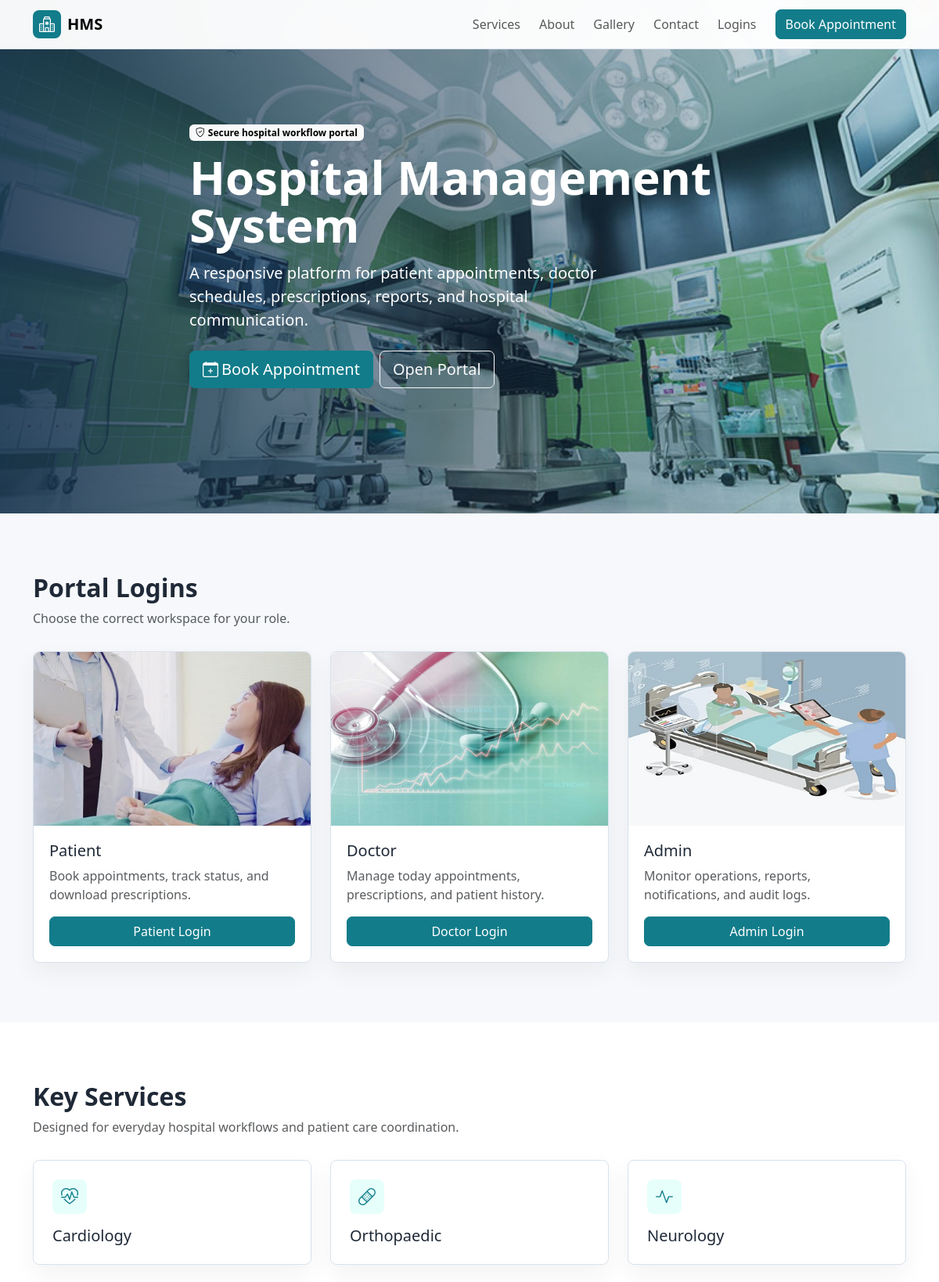
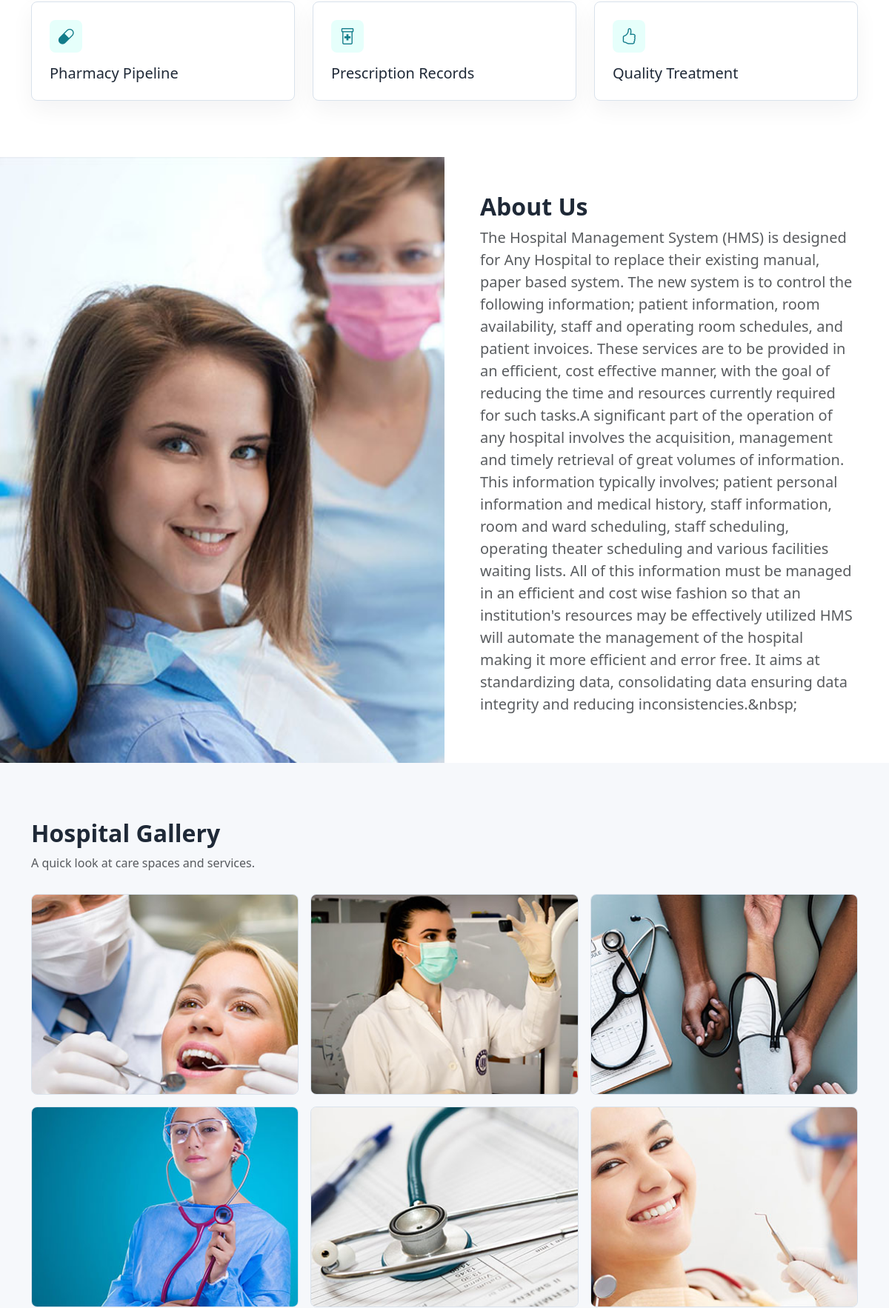
The page / (upper part) on the database its author committed (2 pictures, top to bottom).
### tables this page shows
CREATE TABLE `tblpage` (
  `ID` int(10) NOT NULL,
  `PageType` varchar(200) DEFAULT NULL,
  `PageTitle` varchar(200) DEFAULT NULL,
  `PageDescription` mediumtext DEFAULT NULL,
  `Email` varchar(120) DEFAULT NULL,
  `MobileNumber` bigint(10) DEFAULT NULL,
  `UpdationDate` timestamp NULL DEFAULT current_timestamp(),
  `OpenningTime` varchar(255) DEFAULT NULL
);

### hms/include/hms_helpers.php (called while the page is built, shortened)
<?php
if (!defined('HMS_HELPERS_LOADED')) {
    function hms_e($value)
    {
        return htmlspecialchars((string) $value, ENT_QUOTES, 'UTF-8');
    }
    function hms_stmt($con, $sql, $types = '', $params = array())
    {
        $stmt = mysqli_prepare($con, $sql);
        if (!mysqli_stmt_execute($stmt)) {
            throw new RuntimeException('Database query failed.');
        }
        return $stmt;
    }
    function hms_fetch_all($con, $sql, $types = '', $params = array())
    {
        $stmt = hms_stmt($con, $sql, $types, $params);
        $result = mysqli_stmt_get_result($stmt);
        $rows = array();
        if ($result) {
            while ($row = mysqli_fetch_assoc($result)) {
                $rows[] = $row;
            }
        }
        return $rows;
    }
    function hms_fetch_one($con, $sql, $types = '', $params = array())
    {
        $rows = hms_fetch_all($con, $sql, $types, $params);
        return isset($rows[0]) ? $rows[0] : null;
    }
        ?>
<?php
}
?>

### index.php (the view, shortened to what this page needs)
<?php
include_once 'hms/include/config.php';
$about = hms_fetch_one($con, "SELECT * FROM tblpage WHERE PageType = 'aboutus'");
?>
<!doctype html>
<html lang="en">
<head>
    <link href="https://cdn.jsdelivr.net/npm/bootstrap@5.3.3/dist/css/bootstrap.min.css" rel="stylesheet">
    <link href="https://cdn.jsdelivr.net/npm/bootstrap-icons@1.11.3/font/bootstrap-icons.css" rel="stylesheet">
</head>
<body>
<nav class="navbar navbar-expand-lg fixed-top">
    <div class="container">
        <a class="navbar-brand fw-bold d-flex align-items-center gap-2" href="#">
            <span class="brand-icon"><i class="bi bi-hospital"></i></span>
            <span>HMS</span>
        </a>
        <div class="collapse navbar-collapse" id="mainNav">
            <ul class="navbar-nav ms-auto align-items-lg-center gap-lg-2">
                <li class="nav-item"><a class="nav-link" href="#services">Services</a></li>
                <li class="nav-item"><a class="nav-link" href="#about_us">About</a></li>
                <li class="nav-item"><a class="nav-link" href="#gallery">Gallery</a></li>
                <li class="nav-item"><a class="nav-link" href="#contact_us">Contact</a></li>
                <li class="nav-item"><a class="nav-link" href="#logins">Logins</a></li>
                <li class="nav-item ms-lg-2"><a class="btn btn-primary" href="hms/user-login.php">Book Appointment</a></li>
            </ul>
        </div>
    </div>
</nav>
<header class="hero">
    <div class="container hero-copy">
        <div class="badge text-bg-light mb-3"><i class="bi bi-shield-check me-1"></i>Secure hospital workflow portal</div>
        <h1>Hospital Management System</h1>
        <p class="fs-5 mt-3 mb-4 col-lg-9">A responsive platform for patient appointments, doctor schedules, prescriptions, reports, and hospital communication.</p>
        <div class="d-flex flex-wrap gap-2">
            <a class="btn btn-primary btn-lg" href="hms/user-login.php"><i class="bi bi-calendar-plus me-1"></i>Book Appointment</a>
            <a class="btn btn-outline-light btn-lg" href="#logins">Open Portal</a>
        </div>
    </div>
</header>
<main>
    <section id="logins" class="section-pad">
        <div class="container">
            <div class="section-title">
                <h2>Portal Logins</h2>
                <p class="text-muted mb-0">Choose the correct workspace for your role.</p>
            </div>
            <div class="row g-4">
                <div class="col-md-4">
                    <div class="login-card h-100">
                        <img src="assets/images/patient.jpg" alt="Patient consultation">
                        <div class="login-card-body">
                            <h3 class="h5">Patient</h3>
                            <p class="text-muted">Book appointments, track status, and download prescriptions.</p>
                            <a class="btn btn-primary w-100" href="hms/user-login.php">Patient Login</a>
                        </div>
                    </div>
                </div>
                <div class="col-md-4">
                    <div class="login-card h-100">
                        <img src="assets/images/doctor.jpg" alt="Doctor workspace">
                        <div class="login-card-body">
                            <h3 class="h5">Doctor</h3>
                            <p class="text-muted">Manage today appointments, prescriptions, and patient history.</p>
                            <a class="btn btn-primary w-100" href="hms/doctor/">Doctor Login</a>
                        </div>
                    </div>
                </div>
                <div class="col-md-4">
                    <div class="login-card h-100">
                        <img src="assets/images/admin.jpg" alt="Hospital admin desk">
                        <div class="login-card-body">
                            <h3 class="h5">Admin</h3>
                            <p class="text-muted">Monitor operations, reports, notifications, and audit logs.</p>
                            <a class="btn btn-primary w-100" href="hms/admin/">Admin Login</a>
                        </div>
                    </div>
                </div>
            </div>
        </div>
    </section>
    <section id="services" class="section-pad bg-white">
        <div class="container">
            <div class="section-title">
                <h2>Key Services</h2>
                <p class="text-muted mb-0">Designed for everyday hospital workflows and patient care coordination.</p>
            </div>
            <div class="row g-4">
                <?php
                $services = array(
                    array('bi-heart-pulse', 'Cardiology'),
                    array('bi-bandaid', 'Orthopaedic'),
                    array('bi-activity', 'Neurology'),
                    array('bi-capsule', 'Pharmacy Pipeline'),
                    array('bi-prescription2', 'Prescription Records'),
                    array('bi-hand-thumbs-up', 'Quality Treatment')
                );
                foreach ($services as $service) {
                    ?>
                    <div class="col-sm-6 col-lg-4">
                        <div class="feature-card">
                            <span class="feature-icon"><i class="bi <?php echo hms_e($service[0]); ?>"></i></span>
                            <h3 class="h5 mt-3 mb-0"><?php echo hms_e($service[1]); ?></h3>
                        </div>
                    </div>
                <?php } ?>
            </div>
        </div>
    </section>
    <section id="about_us" class="about-band">
        <div class="container-fluid px-0">
            <div class="row g-0 align-items-stretch">
                <div class="col-lg-6 about-image"></div>
                <div class="col-lg-6">
                    <div class="p-4 p-md-5">
                        <h2 class="fw-bold"><?php echo hms_e($about['PageTitle'] ?? 'About Our Hospital'); ?></h2>
                        <p class="text-muted fs-5"><?php echo hms_e(strip_tags($about['PageDescription'] ?? 'The Hospital Management System keeps hospital workflows organized and accessible.')); ?></p>
                    </div>
                </div>
            </div>
        </div>
    </section>
    <section id="gallery" class="section-pad">
        <div class="container">
            <div class="section-title">
                <h2>Hospital Gallery</h2>
                <p class="text-muted mb-0">A quick look at care spaces and services.</p>
            </div>
            <div class="row g-3">
                <?php foreach (array('01', '02', '03', '04', '05', '06') as $image) { ?>
                    <div class="col-sm-6 col-lg-4">
                        <img class="gallery-img" src="assets/images/gallery/gallery_<?php echo hms_e($image); ?>.jpg" alt="Hospital gallery image <?php echo hms_e($image); ?>">
                    </div>
                <?php } ?>
            </div>
        </div>
    </section>
</main>
</body>
</html>

### index.php (style rules this page uses)
:root { --site-ink: #1f2937; --site-muted: #667085; --site-line: #d9e2ec; --site-teal: #127c8a; --site-navy: #17324d; --site-amber: #b7791f; --site-bg: #f6f8fb; }
body { color: var(--site-ink); background: var(--site-bg); letter-spacing: 0; }
a { text-decoration: none; }
.navbar { background: rgba(255, 255, 255, .96); border-bottom: 1px solid var(--site-line); backdrop-filter: blur(10px); }
.brand-icon { width: 36px; height: 36px; border-radius: 8px; display: inline-flex; align-items: center; justify-content: center; color: #fff; background: var(--site-teal); }
.hero { min-height: 82vh; display: flex; align-items: center; position: relative; color: #fff; background: linear-gradient(90deg, rgba(23, 50, 77, .88), rgba(23, 50, 77, .46), rgba(18, 124, 138, .18)), url('assets/images/slider/slider_2.jpg') center/cover no-repeat; }
.hero h1 { font-size: clamp(2.25rem, 5vw, 4.75rem); font-weight: 800; line-height: 1.02; }
.hero-copy { max-width: 740px; padding-top: 86px; padding-bottom: 90px; }
.section-pad { padding: 76px 0; }
.section-title { max-width: 760px; margin-bottom: 30px; }
.section-title h2 { font-weight: 800; }
.feature-card, .login-card, .contact-panel { background: #fff; border: 1px solid var(--site-line); border-radius: 8px; box-shadow: 0 12px 30px rgba(16, 24, 40, .05); }
.feature-card { padding: 24px; height: 100%; }
.feature-icon { width: 44px; height: 44px; border-radius: 8px; display: inline-flex; align-items: center; justify-content: center; background: #e6fffb; color: var(--site-teal); font-size: 22px; }
.login-card img { width: 100%; aspect-ratio: 16 / 10; object-fit: cover; border-radius: 8px 8px 0 0; }
.login-card-body { padding: 20px; }
.about-band { background: #fff; }
.about-image { min-height: 430px; background: url('assets/images/why.jpg') center/cover no-repeat; }
.gallery-img { width: 100%; aspect-ratio: 4 / 3; object-fit: cover; border-radius: 8px; border: 1px solid var(--site-line); }
.btn-primary { background: var(--site-teal); border-color: var(--site-teal); }
.form-control, .btn { border-radius: 7px; }

### rows shown on the page
tblpage: PageTitle "About Us", PageDescription "The Hospital Management System (HMS) is designed for Any Hospital to replace their existing manual, paper based system. The new system is to control the following information; patient information, room availability, staff and operating room schedules, and patient invoices. These services are to be provided in an efficient, cost effective manner, with the goal of reducing the time and resources currently required for such tasks.A significant part of the operation of any hospital involves the acquisition, management and timely retrieval of great volumes of information. This information typically involves; patient personal information and medical history, staff information, room and ward…"

### other values the page prints
hms_e($service[1]) "Cardiology"
hms_e($service[1]) "Orthopaedic"
hms_e($service[1]) "Neurology"
hms_e($service[1]) "Pharmacy Pipeline"
hms_e($service[1]) "Prescription Records"
hms_e($service[1]) "Quality Treatment"
